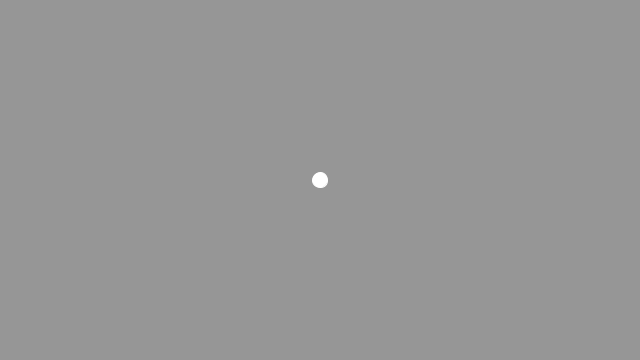
Frame 1 (no input)
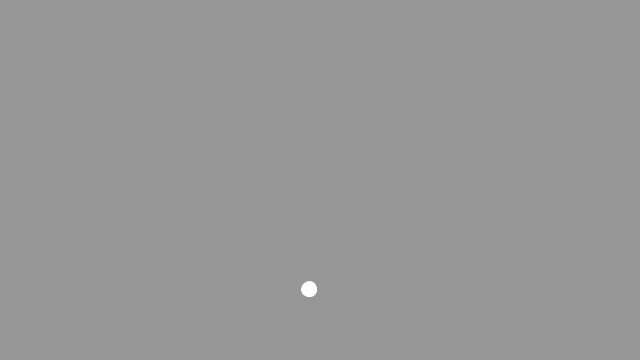
Frame 60 (the mouse pressed at the canvas centre just before this capture)
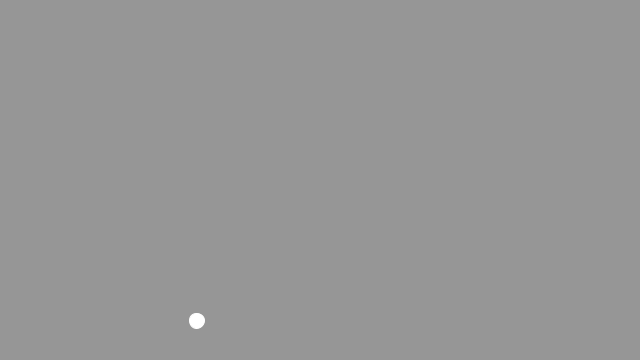
Frame 120 (the mouse held since frame 60 and released just before this capture)

The Processing sketch that drew these frames (run headless with seeded random() and noise(); from frame 60 on, the mouse is pressed at the canvas centre):

// Processing sketch: PerlinAcceleration
// ── PerlinAcceleration.pde
// Exercise 1.6
// Implement Acceleration according to Perlin noise

Mover m;

void setup() {
    size(640, 360);
    m = new Mover(width/2, height/2, -10, 10);
}

void draw() {
    m.render();
    m.move();
    m.checkBorders();
}

class Mover {

    PVector location;
    PVector velocity;
    PVector acceleration;
    float topspeed;
    float xoff, yoff;
    float minStep, maxStep;
    float step;

    Mover(float xpos_, float ypos_, float minStep_, float maxStep_) {
	location = new PVector(xpos_, ypos_);
	velocity = new PVector(0,0);
	topspeed = 2;

	xoff = 0;
	yoff = 10000;

	minStep = minStep_;
	maxStep = maxStep_;
    }

    void render() {
	background(150);
	stroke(255);
	ellipse(location.x, location.y, 15, 15);
    }

    void move() {
	acceleration = new PVector(map(noise(xoff), 0, 1, minStep, maxStep),
				   map(noise(yoff), 0, 1, minStep, maxStep));
	yoff += 0.01;
	xoff += 0.01;

	velocity.add(acceleration);
	velocity.limit(topspeed);
	location.add(velocity);
    }

    void checkBorders() {
	if (location.x > width) {
	    location.x = 0;
	} else if (location.x < 0){
	    location.x = width;
	}

	if (location.y > height) {
	    location.y = 0;
	} else if (location.y < 0){
	    location.y = height;
	}
    }
}
